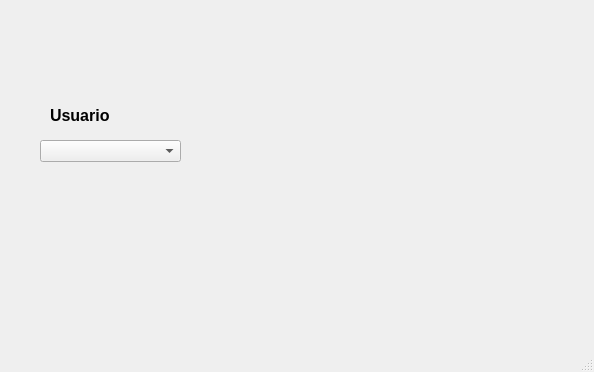
<?xml version="1.0" encoding="UTF-8"?>
<ui version="4.0">
 <class>MainWindow</class>
 <widget class="QMainWindow" name="MainWindow">
  <property name="geometry">
   <rect>
    <x>0</x>
    <y>0</y>
    <width>594</width>
    <height>372</height>
   </rect>
  </property>
  <property name="windowTitle">
   <string>MainWindow</string>
  </property>
  <widget class="QWidget" name="centralwidget">
   <widget class="QLabel" name="label">
    <property name="geometry">
     <rect>
      <x>10</x>
      <y>0</y>
      <width>91</width>
      <height>61</height>
     </rect>
    </property>
    <property name="text">
     <string/>
    </property>
    <property name="pixmap">
     <pixmap resource="../recursos.qrc">:/Logos/Imagenes/Beva.png</pixmap>
    </property>
    <property name="scaledContents">
     <bool>true</bool>
    </property>
   </widget>
   <widget class="QLabel" name="label_2">
    <property name="geometry">
     <rect>
      <x>490</x>
      <y>10</y>
      <width>91</width>
      <height>51</height>
     </rect>
    </property>
    <property name="text">
     <string/>
    </property>
    <property name="pixmap">
     <pixmap resource="../recursos.qrc">:/Logos/Imagenes/Beva.png</pixmap>
    </property>
    <property name="scaledContents">
     <bool>true</bool>
    </property>
   </widget>
   <widget class="QLabel" name="label_3">
    <property name="geometry">
     <rect>
      <x>490</x>
      <y>290</y>
      <width>81</width>
      <height>41</height>
     </rect>
    </property>
    <property name="text">
     <string/>
    </property>
    <property name="pixmap">
     <pixmap resource="../recursos.qrc">:/Logos/Imagenes/Beva.png</pixmap>
    </property>
    <property name="scaledContents">
     <bool>true</bool>
    </property>
   </widget>
   <widget class="QLabel" name="label_5">
    <property name="geometry">
     <rect>
      <x>50</x>
      <y>100</y>
      <width>61</width>
      <height>31</height>
     </rect>
    </property>
    <property name="text">
     <string>&lt;html&gt;&lt;head/&gt;&lt;body&gt;&lt;p&gt;&lt;span style=&quot; font-size:12pt; font-weight:600;&quot;&gt;Usuario:&lt;/span&gt;&lt;/p&gt;&lt;/body&gt;&lt;/html&gt;</string>
    </property>
   </widget>
   <widget class="QLabel" name="label_11">
    <property name="geometry">
     <rect>
      <x>300</x>
      <y>90</y>
      <width>131</width>
      <height>111</height>
     </rect>
    </property>
    <property name="text">
     <string/>
    </property>
    <property name="pixmap">
     <pixmap resource="../recursos.qrc">:/Logos/Imagenes/Beva.png</pixmap>
    </property>
    <property name="scaledContents">
     <bool>true</bool>
    </property>
   </widget>
   <widget class="QComboBox" name="comboBox">
    <property name="geometry">
     <rect>
      <x>40</x>
      <y>140</y>
      <width>141</width>
      <height>22</height>
     </rect>
    </property>
   </widget>
  </widget>
  <widget class="QMenuBar" name="menubar">
   <property name="geometry">
    <rect>
     <x>0</x>
     <y>0</y>
     <width>594</width>
     <height>18</height>
    </rect>
   </property>
  </widget>
  <widget class="QStatusBar" name="statusbar"/>
 </widget>
 <resources>
  <include location="../recursos.qrc"/>
 </resources>
 <connections/>
</ui>
